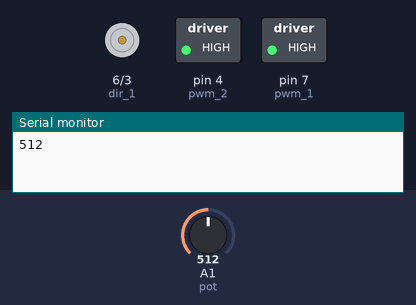
The sketch below on a simulated Arduino Uno, built with avr-gcc and run on an emulated ATmega328P. Parts: motor-driver pin pairs drawn as motors (green arrow = first pin HIGH = forward, orange = second pin HIGH = backward, longer = more drive), switched loads named in the sketch (green lamp = pin HIGH), the last lines printed to the serial monitor. The test bench sets the inputs (shaded band); at power-on: A1 (pot) = 512.

Above: at 1.8 s.
1.9 s: A1 (pot) set to 306
At 2.2 s:
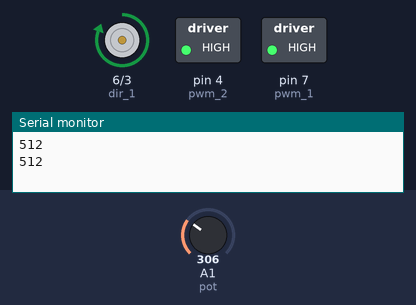
5.4 s: A1 (pot) set to 122
At 5.56 s:
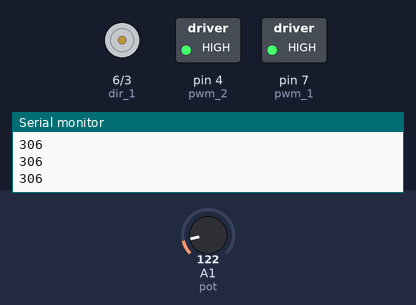
Timing chart, 0 to 14.9 s (numbered marks = the images above; inputs shaded):
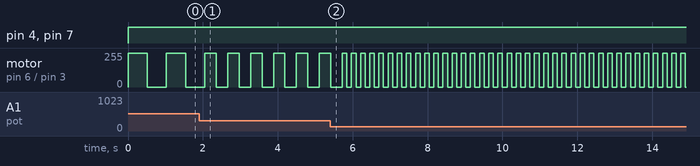

The sketch:

Controlling_Motor_with_program_BNF_POT.ino
```cpp
  // define pin name
  #define pwm_2 4
  #define pwm_1 7
  #define dir_2 3
  #define dir_1 6
  #define pot A1
  int dur;

void setup() {
  pinMode(pwm_2, OUTPUT);
  pinMode(pwm_1, OUTPUT);
  pinMode(dir_1, OUTPUT);
  pinMode(dir_2, OUTPUT);
  pinMode(pot,INPUT);
  Serial.begin(9600);
  //Serial.println("DIR");
}

void loop() {
  int pwm_value = 255;
  int opposite_i;
  dur = analogRead(pot);
  digitalWrite(pwm_1,HIGH);
  digitalWrite(pwm_2,HIGH);
  analogWrite(dir_1,255);
  delay(dur);
  analogWrite(dir_1,0);
  delay(dur);
Serial.println(dur);


 /* for(int i=0;i<=255;i++){
    analogWrite(dir_1,i);
    opposite_i=255-i;
    analogWrite(dir_2,(255-i));
    delay(120);
  Serial.println(i);
  }
  while(1)
  continue; */
}
```

Measured:
- after the input at 1.9 s, motor on pin 6 (dir_1) / pin 3 (dir_2): alternates forward 255/255 for 0.31 s and stopped for 0.31 s, starting after 0.46 s
- by itself, motor on pin 6 (dir_1) / pin 3 (dir_2): alternates forward 255/255 for 0.51 s and stopped for 0.51 s
